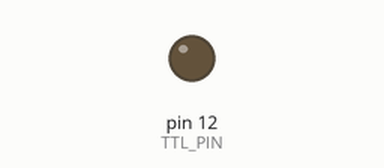
Simulated run of this sketch. Board: Arduino Uno, built with avr-gcc and run on an emulated ATmega328P. Shown: output pins drawn as LEDs (lit = HIGH). Random numbers use the default seed unless the sketch sets one.

Above: at 0.15 s.
At 50.86 s:
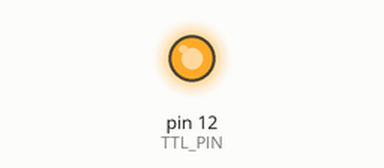
Timing chart, 0 to 51.2 s (numbered marks = the images above):
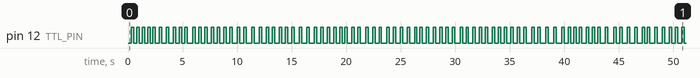

Measured:
- by itself, pin 12 (TTL_PIN): moves between LOW and HIGH, repeating every 39.3 s
- by itself, everything shown: repeats every 39.3 s, in 128 steps

The sketch:

random_blinking_LED_generator.ino
```cpp
/*

Simple Arduino 1-Channel random TTL Generator

*/

int TTL_PIN         = 12;  // pull high to output

int pulse_duration  = 225; // at 40fps 225ms should be 9 picamera frames

int min_pulse_space = 250; // at 40fps 250ms should be 10 picamera frames

int max_pulse_space = 525; // at 40fps 525ms should be 21 picamera frames

int pulse_space;

void setup() {

// define pin as digital output

pinMode(TTL_PIN, OUTPUT);

// if analog input pin 0 is unconnected, random analog

// noise will cause the call to randomSeed() to generate

// different seed numbers each time the sketch runs.

// randomSeed() will then shuffle the random function.

randomSeed(analogRead(0));

}

void loop() {

// a random number between min and max-1

pulse_space = random(min_pulse_space, max_pulse_space+1);

//pulse_space = random(1,3);

digitalWrite(TTL_PIN, LOW);

delay(pulse_space);

digitalWrite(TTL_PIN, HIGH);

delay(pulse_duration);

}
```
